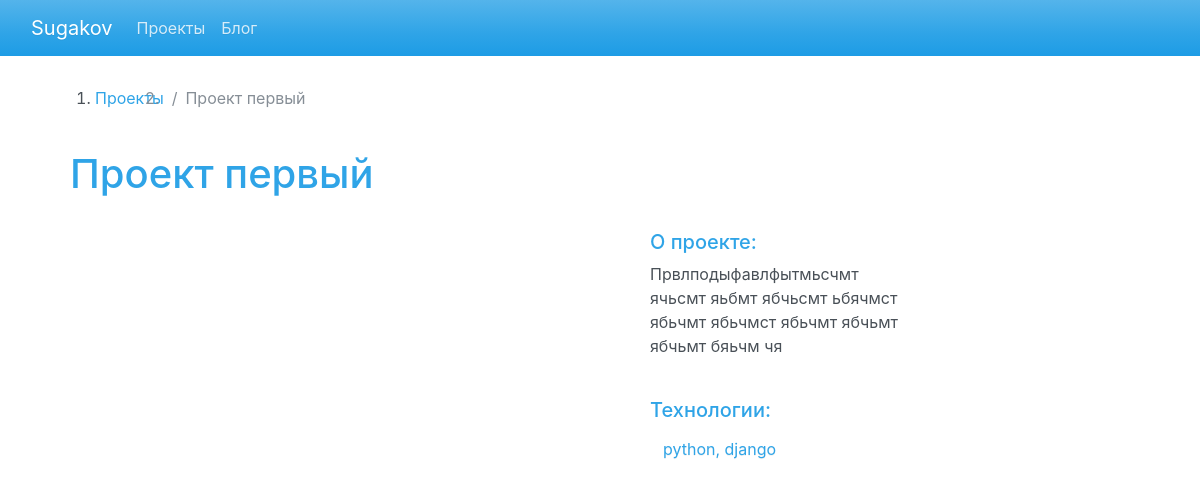
The app's page /projects/1/, older data.
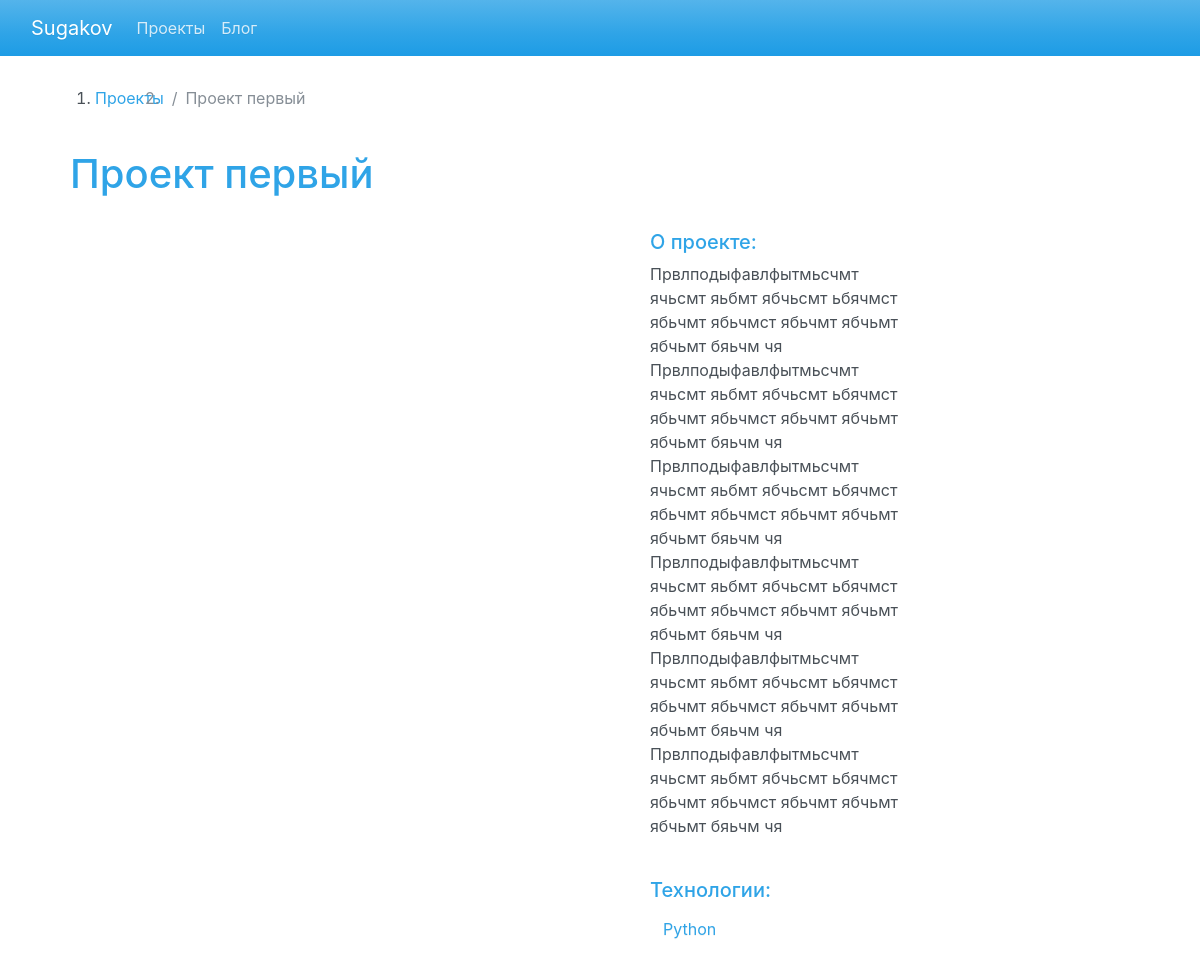
The same page, newer data.
### project/models.py (models this page shows)
class Project(models.Model):
    title = models.CharField(max_length=100)
    description = models.TextField()
    technology = models.CharField(max_length=100)
    image = models.ImageField(upload_to='img/')

### project/views.py (the view)
# urls.py: path('<int:pk>/', views.project_detail, name='project_detail'),
def project_detail(request, pk):
    project = Project.objects.get(pk=pk)
    context = {'project': project}
    return render(request, 'project_detail.html', context)

### project/templates/project_detail.html (shortened to what this page needs)
<!DOCTYPE html>
<html>
  <head>
  </head>
  <body>
    <header>
      {% load static %}
      {% include 'base.html' %}
    </header>
    <div align="left">
        <div class="div_main">
            {% block page_content %}
            <ol class="row">
              <li class="breadcrumb-item"><a href="/projects">Проекты</a></li>
              <li class="breadcrumb-item active">{{ project.title }}</li>
            </ol>
            <br>
                <h1>{{ project.title }}</h1>
            <br>
                <div class="row">
                    <div class="col-md-8">
                    </div>
                    <div class="col-md-4">
                        <h5>О проекте:</h5>
                        <p>{{ project.description }}</p>
                        <br>
                        <h5>Технологии:</h5>
                                <p>
                                    <a href="{% url 'project_tech' project.technology %}">
                                        <button type="button" class="btn btn-link">
                                            {{ project.technology }}
                                        </button></a>
                                </p>
                    </div>
                </div>
            </div>
        </div>
    {% endblock %}
</html>

### templates/base.html (shortened to what this page needs)
<!DOCTYPE html>
<html lang="en">
<head>
    <link rel="stylesheet"
          href="https://cdn.jsdelivr.net/npm/bootswatch@4.5.2/dist/cerulean/bootstrap.min.css"
>
</head>
<body>
<nav class="navbar navbar-expand-lg navbar-dark bg-primary">
  <div class="container-fluid">
    <a class="navbar-brand" href="/">Sugakov</a>
    <div class="collapse navbar-collapse" id="navbarColor01">
      <ul class="navbar-nav me-auto">
        <li class="nav-item">
          <a class="nav-link" href="/projects">Проекты</a>
        </li>
        <li class="nav-item">
          <a class="nav-link" href="/blog">Блог</a>
        </li>
      </ul>
    </div>
  </div>
</nav>
</body>
</html>

### templates/base.html (style rules this page uses)
.div_main { margin-left:70px; margin-top:30px; width:70% }

Row changes from the older to the newer data that the page shows:
changed Project "Проект первый": description "Првлподыфавлфытмьсчмт ячьсмт яьбмт ябчьсмт ьбячмст ябьчмт ябьчмст ябьчмт ябчьмт ябчьмт бяьчм чя" → "…ябчьмт ябчьмт бяьчм чя Првлподыфавлфытмьсчмт ячьсмт яьбмт ябчьсмт ьбячмст ябьчмт ябьчмст ябьчмт ябчьмт ябчьмт бяьчм чя Првлподыфавлфытмьсчмт ячьсмт яьбмт ябчьсмт ьбячмст ябьчмт ябьчмст ябьчмт ябчьмт ябчьмт бяьчм чя Првлподыфавлфытмьсчмт ячьсмт яьбмт ябчьсмт ьбячмст ябьчмт ябьчмст ябьчмт ябчьмт ябчьмт бяьчм чя Првлподыфавлфытмьсчмт ячьсмт яьбмт ябчьсмт ьбячмст ябьчмт ябьчмст ябьчмт ябчьмт ябчьмт бяьчм чя Првлподыфавлфытмьсчмт ячьсмт яьбмт ябчьсмт ьбячмст ябьчмт ябьчмст ябьчмт ябчьмт ябчьмт бяьчм чя"; technology "python, django" → "Python"
